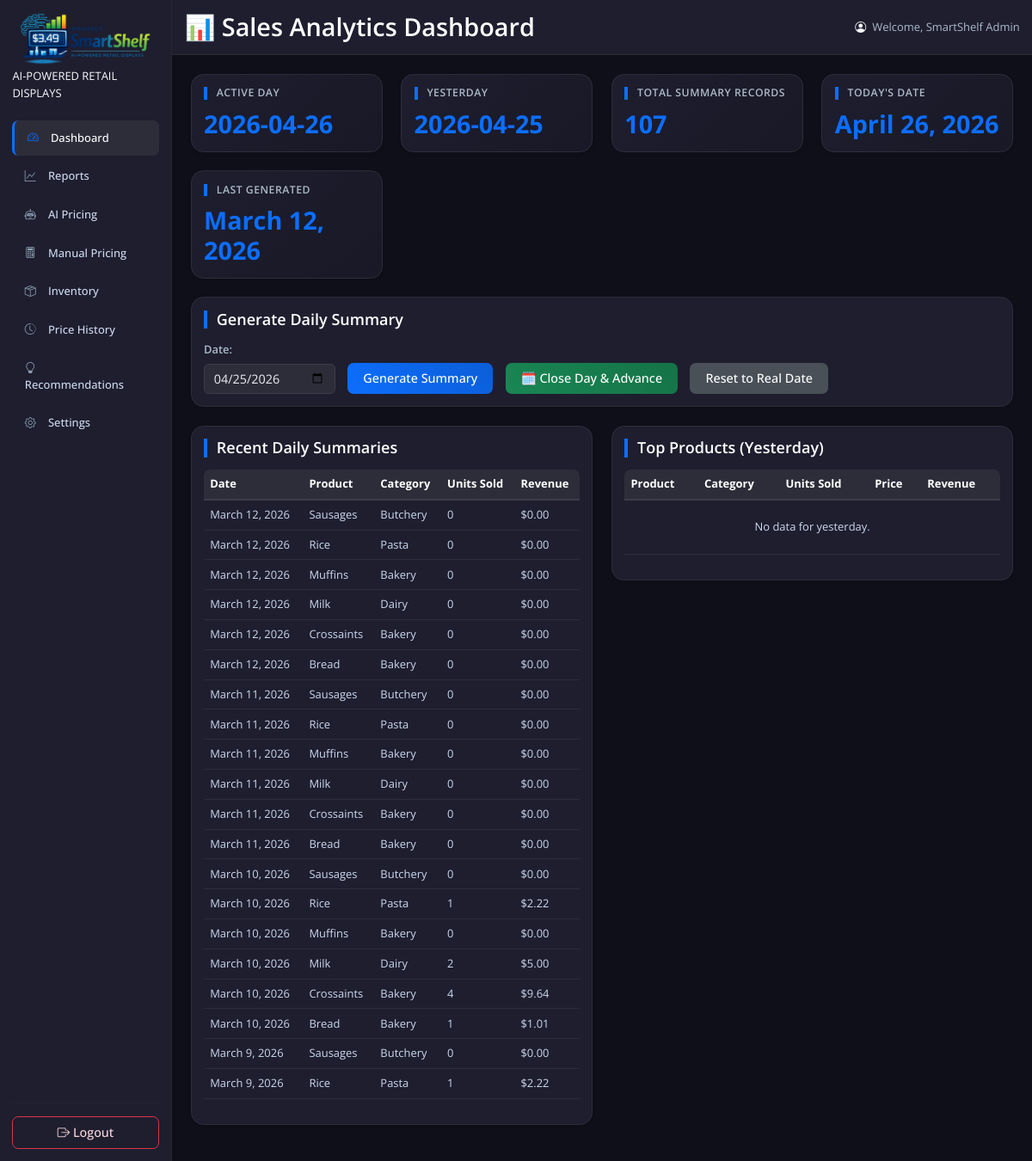
Page /ProjectSmartShelf/staff-dashboard/ (signed in) on the committed database.
### ProjectSmartShelf/models.py (models this page shows, shortened)
class DailyProductSales(models.Model):
    date = models.DateField(
        verbose_name="Sales Date", help_text="Date of the sales summary"
    )
    day_of_week = models.CharField(
        max_length=20,
        verbose_name="Day of Week",
        help_text="Day of the week for the sales",
    )
    category = models.CharField(
        max_length=100,
        verbose_name="Product Category",
        help_text="Category of the product",
    )
    product_name = models.CharField(
        max_length=200, verbose_name="Product Name", help_text="Name of the product"
    )
    current_price = models.DecimalField(
        max_digits=10,
        decimal_places=2,
        verbose_name="Current Price",
        help_text="Price of the product on this date",
    )
    units_sold = models.PositiveIntegerField(
        verbose_name="Units Sold",
        default=0,
        help_text="Total number of units sold on this date",
    )
    total_revenue = models.DecimalField(
        max_digits=12,
        decimal_places=2,
        verbose_name="Total Revenue",
        default=0.00,
        help_text="Total revenue generated (units_sold × current_price)",
    )
    created_at = models.DateTimeField(auto_now_add=True)
    updated_at = models.DateTimeField(auto_now=True)
    class Meta:
        db_table = 'daily_product_sales'
        verbose_name = 'Daily Product Sales'
        verbose_name_plural = 'Daily Product Sales'
        ordering = ['-date', 'category', 'product_name']
        unique_together = ['date', 'product_name']  # One record per product per day
        indexes = [
            models.Index(fields=['date']),
            models.Index(fields=['category']),
            models.Index(fields=['product_name']),
            models.Index(fields=['day_of_week']),
        ]

### ProjectSmartShelf/views.py (the view)
# urls.py: path("staff-dashboard/", views.analytics_dashboard, name="staff_dashboard"),
@staff_member_required(login_url='staff_login')
def analytics_dashboard(request):
    simulated_today = getattr(request, 'simulated_date', None)
    if simulated_today is None:
        simulated_today = timezone.now().date()
    yesterday = simulated_today - datetime.timedelta(days=1)
    recent_summaries = DailyProductSales.objects.all().order_by('-date')[:20]
    yesterday_top = DailyProductSales.objects.filter(date=yesterday).order_by('-units_sold')[:10]
    from django.db.models import Sum
    category_data = DailyProductSales.objects.filter(
        date=yesterday
    ).values('category').annotate(
        total_units=Sum('units_sold'),
        total_revenue=Sum('total_revenue')
    ).order_by('-total_units')
    context = {
        'today': simulated_today,
        'yesterday': yesterday,
        'recent_summaries': recent_summaries,
        'yesterday_top': yesterday_top,
        'category_data': category_data,
        'total_summaries': DailyProductSales.objects.count(),
    }
    return render(request, 'dashboard.html', context)

### ProjectSmartShelf/context_processors.py (called while the page is built)
def simulated_date(request):
    return {
        'simulated_date': getattr(request, 'simulated_date', None)
    }

### ProjectSmartShelf/templates/dashboard.html (shortened to what this page needs)
{% extends "base.html" %}
{% load static %}
{% block page_title %}📊 Sales Analytics Dashboard{% endblock %}
{% block content %}
<div class="row g-4 mb-4">
    <div class="col-sm-6 col-lg-3">
        <div class="card stat-card h-100 shadow-sm">
            <div class="card-body">
                <h5 class="card-title">Active Day</h5>
                <div class="value" id="current-day-display">{{ today|date:'Y-m-d' }}</div>
            </div>
        </div>
    </div>
    <div class="col-sm-6 col-lg-3">
        <div class="card stat-card h-100 shadow-sm">
            <div class="card-body">
                <h5 class="card-title">Yesterday</h5>
                <div class="value" id="yesterday-display">{{ yesterday|date:'Y-m-d' }}</div>
            </div>
        </div>
    </div>
    <div class="col-sm-6 col-lg-3">
        <div class="card stat-card h-100 shadow-sm">
            <div class="card-body">
                <h5 class="card-title">Total Summary Records</h5>
                <div class="value">{{ total_summaries }}</div>
            </div>
        </div>
    </div>
    <div class="col-sm-6 col-lg-3">
        <div class="card stat-card h-100 shadow-sm">
            <div class="card-body">
                <h5 class="card-title">Today's Date</h5>
                <div class="value">{{ today }}</div>
            </div>
        </div>
    </div>
    <div class="col-sm-6 col-lg-3">
        <div class="card stat-card h-100 shadow-sm">
            <div class="card-body">
                <h5 class="card-title">Last Generated</h5>
                <div class="value">
                    {% if recent_summaries.0.date %}
                        {{ recent_summaries.0.date }}
                    {% else %}
                        Never
                    {% endif %}
                </div>
            </div>
        </div>
    </div>
</div>
<div class="card shadow-sm mb-4">
    <div class="card-body">
        <h5 class="card-title">Generate Daily Summary</h5>
        <div class="row g-3 align-items-end">
            <div class="col-auto">
                <label for="summary-date" class="form-label fw-semibold">Date:</label>
                <input type="date" id="summary-date" class="form-control" value="{{ yesterday|date:'Y-m-d' }}">
            </div>
            <div class="col-auto">
                <button onclick="generateSummary()" class="btn btn-primary">Generate Summary</button>
            </div>
            <div class="col-auto">
                <button onclick="closeDayAdvance()" class="btn btn-success">🗓️ Close Day & Advance</button>
            </div>
            <div class="col-auto">
                <button onclick="resetSimulatedDate()" class="btn btn-secondary">Reset to Real Date</button>
            </div>
        </div>
    </div>
</div>
<div class="row g-4 mb-4">
    <div class="col-md-6">
        <div class="card shadow-sm">
            <div class="card-body">
                <h5 class="card-title">Recent Daily Summaries</h5>
                <div class="table-responsive">
                    <table class="table table-hover align-middle">
                        <thead>
                            <tr>
                                <th>Date</th>
                                <th>Product</th>
                                <th>Category</th>
                                <th>Units Sold</th>
                                <th>Revenue</th>
                            </tr>
                        </thead>
                        <tbody>
                            {% for summary in recent_summaries %}
                            <tr>
                                <td>{{ summary.date }}</td>
                                <td>{{ summary.product_name }}</td>
                                <td>{{ summary.category }}</td>
                                <td>{{ summary.units_sold }}</td>
                                <td>${{ summary.total_revenue }}</td>
                            </tr>
                            {% empty %}
                            <tr>
                                <td colspan="5" class="text-center py-4 text-muted">No daily summaries generated yet.</td>
                            </tr>
                            {% endfor %}
                        </tbody>
                    </table>
                </div>
            </div>
        </div>
    </div>
    <div class="col-md-6">
        <div class="card shadow-sm">
            <div class="card-body">
                <h5 class="card-title">Top Products (Yesterday)</h5>
                <div class="table-responsive">
                    <table class="table table-hover align-middle">
                        <thead>
                            <tr>
                                <th>Product</th>
                                <th>Category</th>
                                <th>Units Sold</th>
                                <th>Price</th>
                                <th>Revenue</th>
                            </tr>
                        </thead>
                        <tbody>
                            {% for product in yesterday_top %}
                            <tr>
                                <td>{{ product.product_name }}</td>
                                <td>{{ product.category }}</td>
                                <td>{{ product.units_sold }}</td>
                                <td>${{ product.current_price }}</td>
                                <td>${{ product.total_revenue }}</td>
                            </tr>
                            {% empty %}
                            <tr>
                                <td colspan="5" class="text-center py-4 text-muted">No data for yesterday.</td>
                            </tr>
                            {% endfor %}
                        </tbody>
                    </table>
                </div>
            </div>
        </div>
    </div>
</div>
{% endblock %}

### ProjectSmartShelf/templates/base.html (shortened to what this page needs)
{% load static %}
<!DOCTYPE html>
<html lang="en">
<head>
    <link href="https://cdn.jsdelivr.net/npm/bootstrap@5.3.0/dist/css/bootstrap.min.css" rel="stylesheet">
    <link rel="stylesheet" href="https://cdn.jsdelivr.net/npm/bootstrap-icons@1.11.3/font/bootstrap-icons.min.css">
    <link rel="stylesheet" href="{% static 'styles/css/style.css' %}">
</head>
<body>
    <div class="container-fluid p-0">
        <div class="row g-0">
            <div class="col-md-3 col-lg-2 sidebar-column">
                {% include '_sidebar.html' %}
            </div>
            <div class="col-md-9 col-lg-10 right-col">
                <div class="sticky-header">
                    <div class="d-flex justify-content-between flex-wrap flex-md-nowrap align-items-center py-3">
                        <h1 class="h2 mb-0">{% block page_title %}Dashboard{% endblock %}</h1>
                        <div class="btn-toolbar">
                            {% if user.is_authenticated %}
                                <i class="bi bi-person-circle me-2 text-light"></i>
                                <span class="text-muted">Welcome, {{ user.get_full_name }}</span>
                            {% endif %}
                        </div>
                    </div>
                </div>
                <main class="main-content">
                    {% block content %}{% endblock %}
                </main>
            </div>
        </div>
    </div>
</body>
</html>

### static/styles/css/style.css (style rules this page uses)
* { box-sizing: border-box; }
html, body { font-size: 90%; width: 100%; margin: 0; padding: 0; overflow-x: hidden; }
body { font-family: 'Open Sans', sans-serif; }
.sidebar-column { background-color: #1e1e2f; border-right: 1px solid #2d2d3a; }
.right-col { height: 100vh; display: flex; flex-direction: column; }
.sticky-header { position: sticky; top: 0; background-color: #1e1e2f; z-index: 1000; border-bottom: 1px solid #2d2d3a; padding: 0 1rem; flex-shrink: 0; }
.sticky-header h1 { color: #ffffff; font-weight: 600; }
.sticky-header .text-muted { color: #adbac7 !important; }
.main-content { flex: 1; overflow-y: auto; padding: 1.5rem; }
.table-responsive { overflow-x: auto; -webkit-overflow-scrolling: touch; }
h1, h2, h3, h4, h5, h6 { font-weight: 600; }
.stat-card .value { font-size: 2rem; font-weight: bold; color: #0d6efd; }

### ProjectSmartShelf/templates/dashboard.html (style rules this page uses)
.main-content { background-color: #0f0f1a; }
.stat-card { transition: transform 0.2s, box-shadow 0.2s; border: none; border-radius: 1rem; background: linear-gradient(135deg, #1e1e2f 0%, #181826 100%); color: #e9ecef; }
.stat-card .card-title { font-size: 0.85rem; text-transform: uppercase; letter-spacing: 0.5px; color: #adbac7; margin-bottom: 0.75rem; }
.stat-card .value { font-size: 2rem; font-weight: 700; color: #0d6efd; line-height: 1.2; }
.card { background-color: #1e1e2f; border: 1px solid #2d2d3a; border-radius: 1rem; transition: box-shadow 0.2s; color: #e9ecef; }
.card-title { font-weight: 600; margin-bottom: 1rem; color: #ffffff; border-left: 4px solid #0d6efd; padding-left: 0.75rem; }
.card-body { color: #cdd9ed; }
.table, .table tbody, .table tr, .table td, .table th { background-color: #1e1e2f !important; color: #cdd9ed !important; }
.table thead th { background-color: #2d2d3a !important; border-bottom: 2px solid #3d3d4a !important; color: #ffffff !important; }
.table tbody tr { border-bottom: 1px solid #2d2d3a !important; }
.table-responsive { background-color: #1e1e2f; border-radius: 0.5rem; }
.btn { border-radius: 0.5rem; font-weight: 500; padding: 0.5rem 1.25rem; transition: all 0.2s; }
.btn-primary { background: linear-gradient(45deg, #0d6efd, #0b5ed7); border: none; }
.btn-success { background: linear-gradient(45deg, #198754, #157347); border: none; }
.btn-secondary { background: #495057; border: none; }
.form-control, .form-select { background-color: #2d2d3a; border-color: #3d3d4a; color: #e9ecef; }
.form-label { color: #adbac7; }

### rows in the picture
DailyProductSales: date "March 12, 2026", product_name "Sausages", category "Butchery", units_sold "0", total_revenue "0.00"
DailyProductSales: date "March 12, 2026", product_name "Rice", category "Pasta", units_sold "0", total_revenue "0.00"
DailyProductSales: date "March 12, 2026", product_name "Muffins", category "Bakery", units_sold "0", total_revenue "0.00"
DailyProductSales: date "March 12, 2026", product_name "Milk", category "Dairy", units_sold "0", total_revenue "0.00"
DailyProductSales: date "March 12, 2026", product_name "Crossaints", category "Bakery", units_sold "0", total_revenue "0.00"
DailyProductSales: date "March 12, 2026", product_name "Bread", category "Bakery", units_sold "0", total_revenue "0.00"
DailyProductSales: date "March 11, 2026", product_name "Sausages", category "Butchery", units_sold "0", total_revenue "0.00"
DailyProductSales: date "March 11, 2026", product_name "Rice", category "Pasta", units_sold "0", total_revenue "0.00"
DailyProductSales: date "March 11, 2026", product_name "Muffins", category "Bakery", units_sold "0", total_revenue "0.00"
DailyProductSales: date "March 11, 2026", product_name "Milk", category "Dairy", units_sold "0", total_revenue "0.00"
DailyProductSales: date "March 11, 2026", product_name "Crossaints", category "Bakery", units_sold "0", total_revenue "0.00"
DailyProductSales: date "March 11, 2026", product_name "Bread", category "Bakery", units_sold "0", total_revenue "0.00"
DailyProductSales: date "March 10, 2026", product_name "Sausages", category "Butchery", units_sold "0", total_revenue "0.00"
DailyProductSales: date "March 10, 2026", product_name "Rice", category "Pasta", units_sold "1", total_revenue "2.22"
DailyProductSales: date "March 10, 2026", product_name "Muffins", category "Bakery", units_sold "0", total_revenue "0.00"
DailyProductSales: date "March 10, 2026", product_name "Milk", category "Dairy", units_sold "2", total_revenue "5.00"
DailyProductSales: date "March 10, 2026", product_name "Crossaints", category "Bakery", units_sold "4", total_revenue "9.64"
DailyProductSales: date "March 10, 2026", product_name "Bread", category "Bakery", units_sold "1", total_revenue "1.01"
DailyProductSales: date "March 9, 2026", product_name "Sausages", category "Butchery", units_sold "0", total_revenue "0.00"
DailyProductSales: date "March 9, 2026", product_name "Rice", category "Pasta", units_sold "1", total_revenue "2.22"

### other values in the picture
{{ user.get_full_name }} "SmartShelf Admin"
{{ today|date:'Y-m-d' }} "2026-04-26"
{{ yesterday|date:'Y-m-d' }} "2026-04-25"
{{ total_summaries }} "107"
{{ today }} "April 26, 2026"
